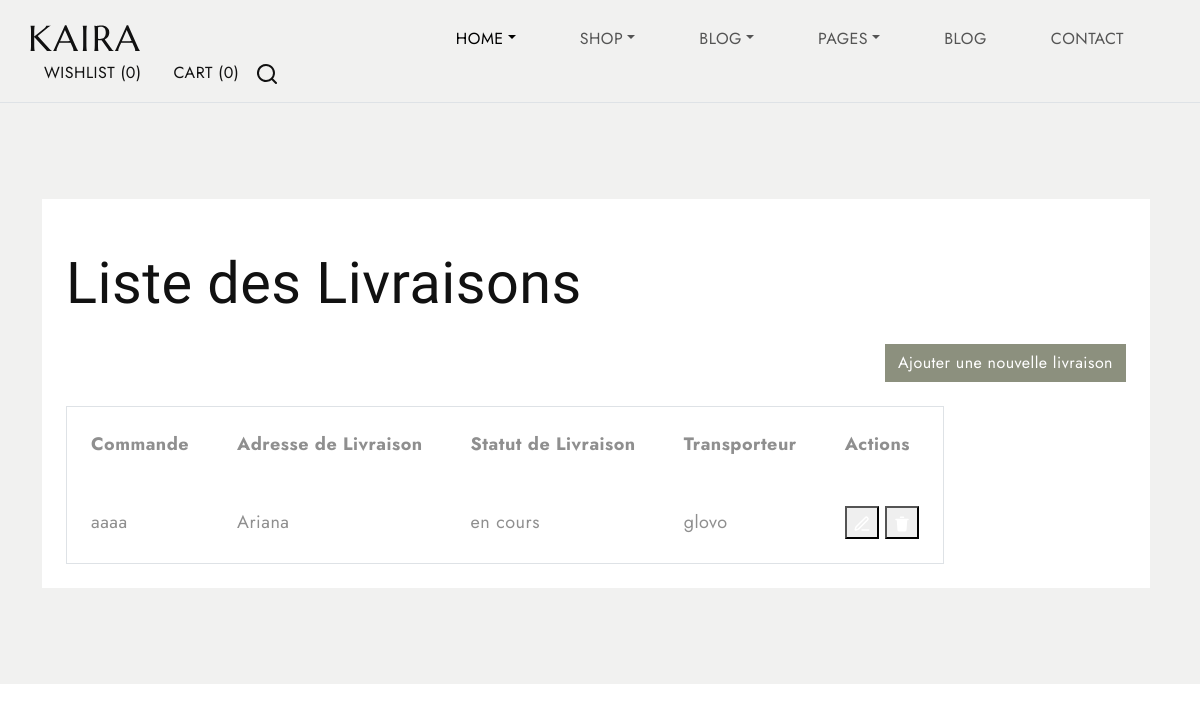
The app's page /livraisons/ with its own data.
### livraisons/models.py (models this page shows, shortened)
class Livraison(models.Model):
    governorates_data = {
        'Governorate': [
            'Ariana', 'Béja', 'Ben Arous', 'Bizerte', 'El Kef', 'Gabès', 'Gafsa', 'Jendouba',
            'Kairouan', 'Kasserine', 'Kebili', 'Mahdia', 'Manouba', 'Medenine', 'Monastir',
            'Nabeul', 'Sfax', 'Sidi Bouzid', 'Siliana', 'Sousse', 'Tataouine', 'Tozeur',
            'Tunis', 'Zaghouan'
        ],
        'Latitude': [
            36.8625, 36.7333, 36.7108, 37.2728, 36.1917, 33.8833, 34.4225, 35.1600,
            35.6772, 35.1667, 33.7050, 35.5000, 36.7933, 33.3547, 35.7694,
            36.4513, 34.7400, 35.0381, 35.5800, 35.8333, 32.9306, 33.6833,
            36.8064, 36.4267
        ],
        'Longitude': [
            10.1956, 9.1833, 10.7817, 9.8725, 8.8236, 10.1167, 8.7842, 8.9981,
            10.1008, 8.8333, 8.9650, 10.3000, 10.1622, 10.5053, 10.8194,
            10.6933, 10.7600, 9.4858, 9.1961, 10.6333, 10.4500, 8.1481,
            10.1817, 10.1767
        ]
    }
    coords_dict = {governorate: (latitude, longitude)
                   for governorate, latitude, longitude in zip(
                       governorates_data['Governorate'],
                       governorates_data['Latitude'],
                       governorates_data['Longitude']
                   )}
    GOUVERNORATS = [(governorate, governorate) for governorate in governorates_data['Governorate']]
    commande = models.CharField(max_length=100)
    adresse_livraison = models.CharField(max_length=255, choices=GOUVERNORATS)
    statut_livraison = models.CharField(max_length=50)
    transporteur = models.CharField(max_length=100)

### livraisons/views.py (the view)
# urls.py: path('', views.livraison_list, name='livraison_list'),
def livraison_list(request):
    livraisons = Livraison.objects.all()
    return render(request, 'livraisons/livraison_list.html', {'livraisons': livraisons})

### livraisons/templates/livraisons/livraison_list.html (shortened to what this page needs)
{% load static %}
<!DOCTYPE html>
<html lang="fr">
<head>
  <link href="https://cdn.jsdelivr.net/npm/bootstrap@5.3.0-alpha3/dist/css/bootstrap.min.css" rel="stylesheet"
>
  <link rel="stylesheet" type="text/css" href="{% static 'css/vendor.css' %}">
  <link rel="stylesheet" href="https://cdn.jsdelivr.net/npm/swiper@9/swiper-bundle.min.css" />
  <link rel="stylesheet" type="text/css" href="{% static 'style.css' %}">
</head>
<body class="homepage">
  <nav class="navbar navbar-expand-lg bg-light text-uppercase fs-6 p-3 border-bottom align-items-center">
    <div class="container-fluid">
      <div class="row justify-content-between align-items-center w-100">
        <div class="col-auto">
          <a class="navbar-brand text-white" href="index.html">
          </a>
        </div>
        <div class="col-auto">
          <div class="offcanvas offcanvas-end" tabindex="-1" id="offcanvasNavbar"
            aria-labelledby="offcanvasNavbarLabel">
            <div class="offcanvas-body">
              <ul class="navbar-nav justify-content-end flex-grow-1 gap-1 gap-md-5 pe-3">
                <li class="nav-item dropdown">
                  <a class="nav-link dropdown-toggle active" href="#" id="dropdownHome" data-bs-toggle="dropdown"
                    aria-haspopup="true" aria-expanded="false">Home</a>
                </li>
                <li class="nav-item dropdown">
                  <a class="nav-link dropdown-toggle" href="#" id="dropdownShop" data-bs-toggle="dropdown"
                    aria-haspopup="true" aria-expanded="false">Shop</a>
                </li>
                <li class="nav-item dropdown">
                  <a class="nav-link dropdown-toggle" href="#" id="dropdownBlog" data-bs-toggle="dropdown"
                    aria-haspopup="true" aria-expanded="false">Blog</a>
                </li>
                <li class="nav-item dropdown">
                  <a class="nav-link dropdown-toggle" href="#" id="dropdownPages" data-bs-toggle="dropdown"
                    aria-haspopup="true" aria-expanded="false">Pages</a>
                </li>
                <li class="nav-item">
                  <a class="nav-link" href="#">Blog</a>
                </li>
                <li class="nav-item">
                  <a class="nav-link" href="#">Contact</a>
                </li>
              </ul>
            </div>
          </div>
        </div>
        <div class="col-3 col-lg-auto">
          <ul class="list-unstyled d-flex m-0">
            <li class="d-none d-lg-block">
              <a href="index.html" class="text-uppercase mx-3">Wishlist <span class="wishlist-count">(0)</span>
              </a>
            </li>
            <li class="d-none d-lg-block">
              <a href="index.html" class="text-uppercase mx-3" data-bs-toggle="offcanvas" data-bs-target="#offcanvasCart"
                aria-controls="offcanvasCart">Cart <span class="cart-count">(0)</span>
              </a>
            </li>
            <li class="search-box" class="mx-2">
              <a href="#search" class="search-button">
                <svg width="24" height="24" viewBox="0 0 24 24">
                  <use xlink:href="#search"></use>
                </svg>
              </a>
            </li>
          </ul>
        </div>
      </div>
    </div>
  </nav>
  <section class="collection bg-light position-relative py-5">
    <div class="container">
        <div class="row">
            <div class="title-xlarge text-uppercase txt-fx domino">Livraison</div>
            <div class="collection-item d-flex flex-wrap my-5">
                <div class="bg-white p-4 me-2 flex-grow-1">
                    <div class="font-sans overflow-x-auto">
                        <h2 class="text-2xl font-semibold mb-4">Liste des Livraisons</h2>
                        <div class="d-flex justify-content-end mb-4">
                            <a href="{% url 'livraison_create' %}" class="btn btn-primary">
                                Ajouter une nouvelle livraison
                            </a>
                        </div>
                        <table class="min-w-full bg-white border border-gray-300 flex-grow-1">
                            <thead class="bg-gray-100">
                                <tr>
                                    <th class="p-4 text-left text-xs font-semibold text-gray-800">Commande</th>
                                    <th class="p-4 text-left text-xs font-semibold text-gray-800">Adresse de Livraison</th>
                                    <th class="p-4 text-left text-xs font-semibold text-gray-800">Statut de Livraison</th>
                                    <th class="p-4 text-left text-xs font-semibold text-gray-800">Transporteur</th>
                                    <th class="p-4 text-left text-xs font-semibold text-gray-800">Actions</th>
                                </tr>
                            </thead>
                            <tbody>
                                {% for livraison in livraisons %}
                                <tr class="hover:bg-gray-50">
                                    <td class="p-4 text-sm text-gray-800">{{ livraison.commande }}</td>
                                    <td class="p-4 text-sm text-gray-800">{{ livraison.adresse_livraison }}</td>
                                    <td class="p-4 text-sm text-gray-800">{{ livraison.statut_livraison }}</td>
                                    <td class="p-4 text-sm text-gray-800">{{ livraison.transporteur }}</td>
                                    <td class="p-4">
                                        <button class="bg-green-500 mr-4" data-bs-toggle="modal" data-bs-target="#updateModal{{ livraison.pk }}" aria-label="Modifier">
                                        </button>
                                        <button class="text-red-600 hover:text-red-800" data-bs-toggle="modal" data-bs-target="#deleteModal{{ livraison.pk }}" aria-label="Supprimer">
                                        </button>
                                    </td>
                                </tr>
                                {% endfor %}
                            </tbody>
                        </table>
                    </div>
                </div>
            </div>
        </div>
    </div>
</section>
</body>
</html>

### perfumes/static/style.css (style rules this page uses)
body { --heading-font: "Marcellus", Roboto, sans-serif; --heading-font-weight: 400; --heading-color: #111; --heading-line-height: 1.24; --swiper-theme-color: #8C907E; --bs-body-font-family: "Jost", Roboto, sans-serif; --bs-body-font-size: 18px; --bs-body-font-weight: 400; --bs-body-line-height: 1.5; --bs-body-color: #8f8f8f; --bs-body-color-rgb: 143, 143, 143; --bs-primary: #8C907E; --bs-secondary: #6c757d; --bs-black: #111; --bs-light: #F1F1F0; --bs-dark: #212529; --bs-gray: #9aa1a7; --bs-gray-dark: #51565b; --bs-primary-rgb: 140, 144, 126; --bs-secondary-rgb: 108, 117, 125; --bs-black-rgb: 17, 17, 17; --bs-light-rgb: 241, 241, 240; --bs-dark-rgb: 33, 37, 41; --bs-link-color: #111; --bs-link-color-rgb: 17, 17, 17; --bs-link-decoration: underline; --bs-link-hover-color: #111; --bs-link-hover-color-rgb: 17, 17, 17; }
body { letter-spacing: 0.03rem; }
h1, .h1, h2, .h2, h3, .h3, h4, .h4, h5, .h5, h6, .h6 { font-family: var(--heading-font); font-weight: var(--heading-font-weight); color: var(--heading-color); line-height: var(--heading-line-height); }
h1, h2, h3 { margin: 25px 0; }
h2, .h2 { font-size: 3.6rem; }
a { text-decoration: none; }
.container-fluid { max-width: 1800px; }
.btn { --bs-btn-border-radius: 0; }
.btn-primary { --bs-btn-color: #fff; --bs-btn-bg: #8C907E; --bs-btn-border-color: #8C907E; --bs-btn-hover-color: #fff; --bs-btn-hover-bg: #5e624e; --bs-btn-hover-border-color: #5e624e; --bs-btn-focus-shadow-rgb: 49, 132, 253; --bs-btn-active-color: #fff; --bs-btn-active-bg: #5e624e; --bs-btn-active-border-color: #5e624e; --bs-btn-active-shadow: inset 0 3px 5px rgba(0, 0, 0, 0.125); --bs-btn-disabled-color: #fff; --bs-btn-disabled-bg: #8C907E; --bs-btn-disabled-border-color: #8C907E; }
.text-white { --heading-color: var(--bs-light); --bs-breadcrumb-item-active-color: var(--bs-light); --bs-breadcrumb-divider-color: var(--bs-light); --bs-link-color-rgb: var(--bs-light-rgb); --bs-link-hover-color-rgb: var(--bs-light-rgb); }
.txt-fx { overflow: hidden; line-height: 1; }
.txt-fx { --delay: 50ms; --easing: cubic-bezier(.5, 0, .53, 1); }
.title-xlarge { font-size: calc(2rem + 10vw); font-family: var(--heading-font); color: var(--bs-gray-300); position: absolute; top: -40px; left: 0; z-index: 0; }

### records on screen
Livraison: commande "aaaa", adresse_livraison "Ariana", statut_livraison "en cours", transporteur "glovo"
